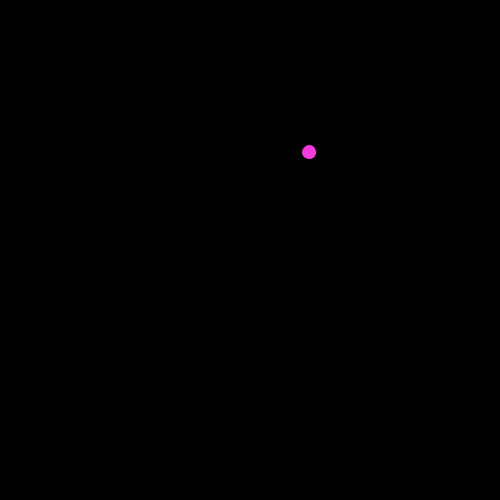
Frame 1 (no input)
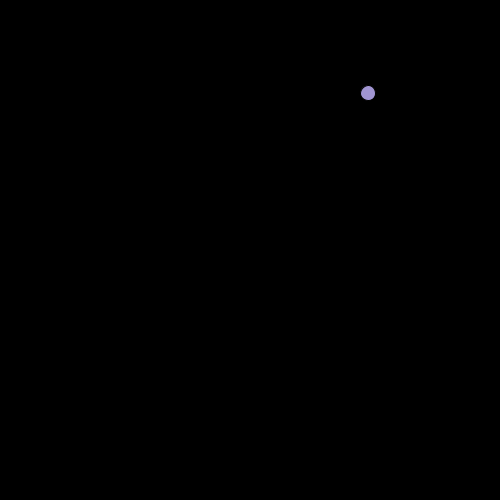
Frame 60 (the mouse pressed at the canvas centre just before this capture)
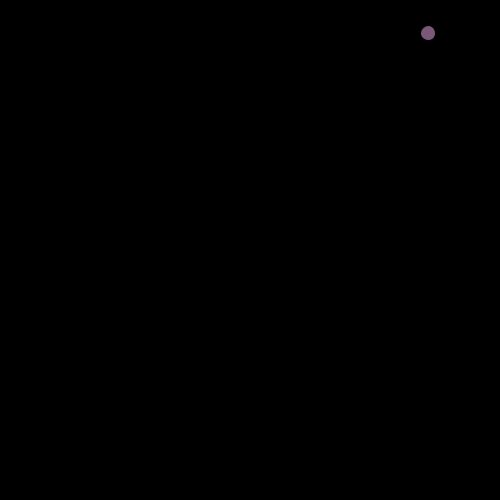
Frame 120 (the mouse held since frame 60 and released just before this capture)

The Processing sketch that drew these frames (run headless with seeded random() and noise(); from frame 60 on, the mouse is pressed at the canvas centre):

// Processing sketch: processing_82396
// ── processing_82396.pde

Ball circle;
void setup()
{
  size(500, 500);
  circle = new Ball();
}
void draw()
{
  background(0);
  circle.move();
  circle.bounce();
  circle.show();
}

class Ball
{
  int x, y;
  boolean up, left;
  Ball()
  {
    x = int(random(50, 450));
    y = int(random(50, 450));
    up = true;
    left = false;
  }
  void move()
  {
    if (up)
    {
      y--;
    }
    else
    {
      y++;
    }
    if (left)
    {
      x--;
    }
    else
    {
      x++;
    }
  }
  void bounce()
  {
    if (x <= 0 || x >= 500)
    {
      left =! left;
    }
    if (y - 15 < 0 || y + 15 >= 500)
    {
      up =! up;
    }
  }
  void show()
  {
    fill(int(random(0, 256)), int(random(0, 256)), int(random(0, 256)));
    ellipse(x, y, 15, 15);
  }
}
